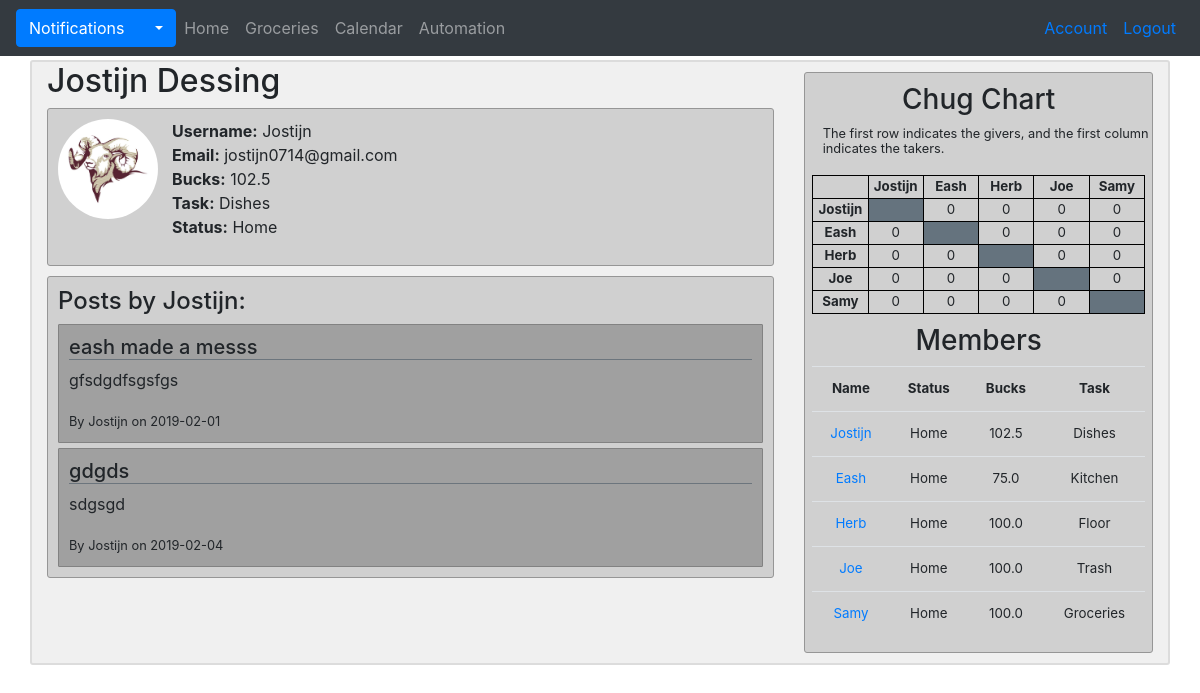
Page /user/Jostijn (signed in) on the committed database.
### G_app/models.py (models this page shows, shortened)
class User(db.Model, UserMixin):
    id = db.Column(db.Integer, primary_key = True)
    username = db.Column(db.String(20), unique=True, nullable=False)
    name = db.Column(db.String, nullable=False)
    email = db.Column(db.String(120), unique=True, nullable=False)
    image = db.Column(db.String(20), nullable=False, default='default.jpg')
    password = db.Column(db.String(60), nullable=False)
    status = db.Column(db.String, nullable=False)
    bucks = db.Column(db.Float, nullable=False)
    task = db.Column(db.String, nullable=False)
    done_weekly_vote = db.Column(db.Boolean, nullable=False, default=False)
    posts = db.relationship('Post', backref='author', lazy=True, foreign_keys='Post.id_user')
    posts_targeted = db.relationship('Post', backref='target', lazy=True, foreign_keys='Post.id_target')
    chugs_give = db.relationship('Chug', backref='giver', lazy=True, foreign_keys='Chug.id_giver')
    chugs_take = db.relationship('Chug', backref='taker', lazy=True, foreign_keys='Chug.id_taker')
    notifications = db.relationship('Notification', backref='target', lazy=True)
    payments_made = db.relationship('Transaction', backref='payer', lazy=True, foreign_keys='Transaction.id_payer')
    payments_received = db.relationship('Transaction', backref='payee', lazy=True, foreign_keys='Transaction.id_payee')
    challenges_made =  db.relationship('Challenge', backref='challenger', lazy=True, foreign_keys='Challenge.id_challenger')
    challenges_received =  db.relationship('Challenge', backref='challengee', lazy=True, foreign_keys='Challenge.id_challengee')
    comments = db.relationship('Comment', backref='commenter', lazy=True)
    votes_made = db.relationship('Vote', backref='voter', lazy=True, foreign_keys='Vote.id_voter')
    votes_received = db.relationship('Vote', backref='candidate', lazy=True, foreign_keys='Vote.id_candidate')
    weekly_votes = db.relationship('WeeklyVote', backref='subject', lazy=True, foreign_keys='WeeklyVote.id_subject')
    def new_notifications(self):
        return Notification.query.filter_by(user_id=self.id, seen=False).all()

class Post(db.Model):
    id = db.Column(db.Integer, primary_key = True)
    title = db.Column(db.String(100), nullable=False, default='')
    date_posted = db.Column(db.DateTime, nullable=False, default=datetime.utcnow)
    content = db.Column(db.Text, nullable=False)
    type = db.Column(db.String(50), nullable=False, default='General')
    rating = db.Column(db.Float)
    can_vote = db.Column(db.Boolean, nullable=False, default=False)
    voted = db.Column(db.String(150))
    image = db.Column(db.String(150))
    id_user = db.Column(db.Integer, db.ForeignKey('user.id'), nullable=False)
    id_target = db.Column(db.Integer, db.ForeignKey('user.id'))
    comments = db.relationship('Comment', backref='original_post', lazy=True)

### G_app/users/routes.py (the view)
@users.route("/user/<username>")
@login_required
def profile(username):
    members = member_ls()
    chug = chug_matrix()
    user = User.query.filter_by(username=username).first()
    if user:
        user_image = url_for('static', filename="profile_pics/{}".format(user.image))
        return render_template('profile.html', members=members, chug=chug, user=user, user_image=user_image)
    else:
        return abort(404)

### G_app/models.py (called while the page is built)
@login_manager.user_loader
def load_user(user_id):
    return User.query.get(int(user_id))

### G_app/users/utils.py (called while the page is built)
def member_ls():
    members = User.query.all()
    members.pop(5)
    return members

def chug_matrix():
    matrix = [
        [None, 0, 0, 0, 0],
        [0, None, 0, 0, 0],
        [0, 0, None, 0, 0],
        [0, 0, 0, None, 0],
        [0, 0, 0, 0, None]
    ]
    chugs_to_be_taken = Chug.query.filter_by(taken=False).all()
    for chug in chugs_to_be_taken:
        matrix[chug.id_taker - 1][chug.id_giver - 1] += 1
    return matrix

### G_app/templates/profile.html
{% extends "layout.html" %}
  {% block content %}
    <h2>{{ user.name }}</h2>
    <div class="account-section">
      <div class="media">
        <img class="rounded-circle account-img" src="{{ user_image }}" alt="user_image">
        <div class="media-body">
          <p>
            <b>Username:</b> {{ user.username }}<br>
            <b>Email:</b> {{ user.email }}<br>
            <b>Bucks:</b> {{ user.bucks }}<br>
            <b>Task:</b> {{ user.task }}<br>
            <b>Status:</b> {{ user.status }}
          </p>
        </div>
      </div>
    </div>
    <div class="account-section" style="margin-top:10px">
      <h4>Posts by {{ user.username }}:</h4>
      {% for post in user.posts %}
        <div class="post-section">
          <h5 class="border-bottom border-secondary">{{ post.title }}</h5>
          <p>{{ post.content }}</p>
          <small>By {{ post.author.username }} on {{ post.date_posted.date() }}</small>
        </div>
      {% endfor %}
    </div>
  {% endblock %}

### G_app/templates/layout.html (shortened to what this page needs)
<!DOCTYPE html>
<html>
  <head>
    <link rel="stylesheet" href="https://stackpath.bootstrapcdn.com/bootstrap/4.2.1/css/bootstrap.min.css">
    <link rel="stylesheet" type="text/css" href="{{ url_for('static', filename='main.css') }}">
  </head>
  <body style="background-image: url('{{ url_for('static', filename='images/our_goat.jpg') }}')">
    <div class="container d-none d-sm-block">
      <nav class="navbar bg-dark navbar-expand navbar-dark fixed-top">
        {% if current_user.is_authenticated %}
          {% set new_notifications = current_user.new_notifications()|length %}
          <div class="dropdown">
            <button class="btn btn-primary dropdown-toggle" id="notification-toggle" onclick="update_notification_list('{{ url_for('main.your_notifications', user_id=current_user.id) }}')" type="button" data-toggle="dropdown">Notifications
            </button>
          </div>
            {% set new_notifications = current_user.new_notifications()|length %}
          <ul class="navbar-nav mr-auto">
            <li class={% block home_active %}{% endblock %}><a class="nav-link" href="{{ url_for('main.home') }}">Home</a></li>
            <li class={% block groceries_active %}{% endblock %}><a class="nav-link" href="{{ url_for('main.groceries') }}">Groceries</a></li>
            <li class={% block calendar_active %}{% endblock %}><a class="nav-link" href=#>Calendar</a></li>
            <li class={% block automation_active %}{% endblock %}><a class="nav-link" href=#>Automation</a></li>
          </ul>
        {% endif %}
        <ul class="navbar-nav ml-auto">
          {% if current_user.is_authenticated %}
            <li class="nav-item"><a class="nav-link text-primary" href="{{ url_for('users.account') }}">Account</a></li>
            <li class="nav-item"><a class="nav-link text-primary" href="{{ url_for('users.logout') }}">Logout</a></li>
          {% else %}
            <li class="nav-item"><a class="nav-link text-primary" href="{{ url_for('users.login') }}">Login</a></li>
          {% endif %}
        </ul>
      </nav>
    </div>
    <div class="container d-none d-sm-block mb-3" id="main" style="margin-top:60px">
      <div class="row">
        <div class="col-lg-8">
            {% block content %}
            {% endblock %}
          </div>
        <div class="col-lg-4">
          {% if current_user.is_authenticated %}
            <div class="sidebar">
              <h3 style="margin-top:10px">Chug Chart</h3>
              <div class="sidebar-info">
                <small>The first row indicates the givers, and the first column indicates the takers.</small>
              </div>
              <table id="chug">
                <tr>
                  <th id="chug"></th>
                  {% for member in members %}
                    <th id="chug">{{ member.username }}</th>
                  {% endfor %}
                </tr>
                {% for row in range(5) %}
                  <tr>
                    <th id="chug">{{members[row].username}}</th>
                    {% for col in range(5) %}
                      {% if chug[row][col] != None %}
                        <td id="chug">{{ chug[row][col] }}</td>
                      {% else %}
                        <td id="chug" bgcolor="#65737e"></td>
                      {% endif %}
                    {% endfor %}
                  </tr>
                {% endfor %}
              </table>
              <h3 style="margin-top:10px">Members</h3>
              <table class="table" id="members">
                <tr>
                  <th>Name</th>
                  <th>Status</th>
                  <th>Bucks</th>
                  <th>Task</th>
                </tr>
                {% for member in members %}
                  <tr>
                    <td><a href="{{ url_for('users.profile', username=member.username) }}">{{ member.username }}</a></td>
                    <td>{{ member.status }}</td>
                    <td>{{ member.bucks }}</td>
                    <td>{{ member.task }}</td>
                  </tr>
                {% endfor %}
              </table>
            </div>
          {% endif %}
        </div>
      </div>
    </div>
  </body>
</html>

### G_app/static/main.css (style rules this page uses)
body { background-size: cover; }
.container#main { background-color: rgba(230, 230, 230, 0.6); border: 2px solid rgb(220, 220, 220); border-radius: 3px; width: 100%; }
.account-section { background-color: rgba(200, 200, 200, 0.8); border: 0.5px solid rgb(150, 150, 150); border-radius: 3px; padding: 10px; }
.post-section { margin-top: 5px; background-color: rgb(160, 160, 160); border: 0.5px solid rgb(130, 130, 130); border-radius: 1px; padding: 10px; }
.account-img { height: 100px; width: 100px; margin-right: 2%; }
.sidebar { text-align: center; background-color: rgba(200, 200, 200, 0.8); border: 0.5px solid rgb(150, 150, 150); border-radius: 3px; margin-top: 3%; margin-bottom: 3%; }
.sidebar-info { line-height: 0.95; text-align: left; margin-left: 5%; }
table#members { width: 96%; margin-left: 2%; margin-right: 2%; font-size: 10pt; }
table#chug { ; width: 96%; margin-left: 2%; margin-right: 2%; table-layout: fixed; font-size: 10pt; margin-top: 20px; }
table#chug, th#chug, td#chug { border: 1px solid black; }

### rows in the picture
User: name "Jostijn Dessing", username "Jostijn", email "jostijn0714@gmail.com", bucks "102.5", task "Dishes", status "Home", username "Jostijn"
Post: title "eash made a messs", content "gfsdgdfsgsfgs", author.username "Jostijn", date_posted "2019-02-01"
Post: title "gdgds", content "sdgsgd", author.username "Jostijn", date_posted "2019-02-04"
User: username "Eash", username "Eash", status "Home", bucks "75.0", task "Kitchen"
User: username "Herb", username "Herb", status "Home", bucks "100.0", task "Floor"
User: username "Joe", username "Joe", status "Home", bucks "100.0", task "Trash"
User: username "Samy", username "Samy", status "Home", bucks "100.0", task "Groceries"

### other values in the picture
{{ chug[row][col] }} "0" "0" "0" "0" "0" "0" "0" "0" "0" "0" "0" "0" "0" "0" "0" "0" "0" "0" "0" "0"
